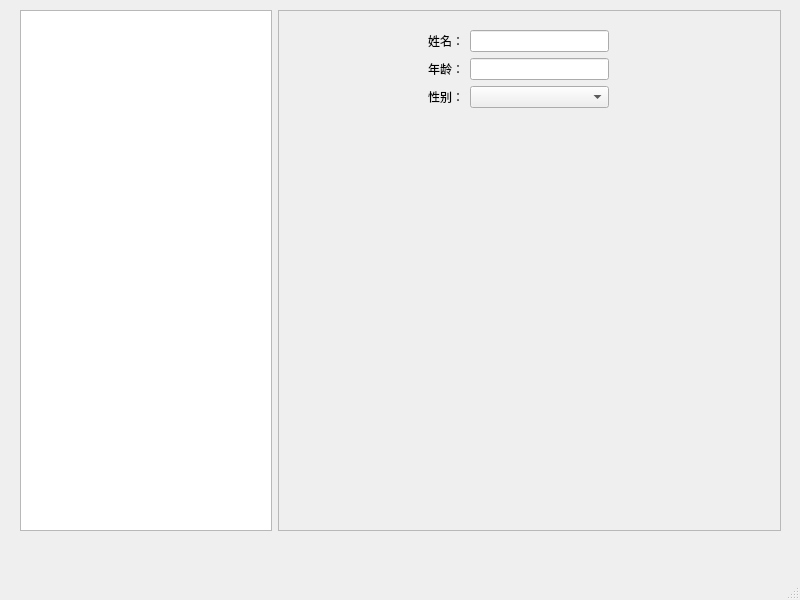
<?xml version="1.0" encoding="UTF-8"?>
<ui version="4.0">
 <class>MainWindow</class>
 <widget class="QMainWindow" name="MainWindow">
  <property name="geometry">
   <rect>
    <x>0</x>
    <y>0</y>
    <width>800</width>
    <height>600</height>
   </rect>
  </property>
  <property name="windowTitle">
   <string>MainWindow</string>
  </property>
  <widget class="QWidget" name="centralwidget">
   <widget class="QWidget" name="horizontalLayoutWidget">
    <property name="geometry">
     <rect>
      <x>20</x>
      <y>10</y>
      <width>761</width>
      <height>521</height>
     </rect>
    </property>
    <layout class="QHBoxLayout" name="horizontalLayout">
     <item>
      <widget class="QTreeView" name="treeView">
       <property name="sizePolicy">
        <sizepolicy hsizetype="Expanding" vsizetype="Expanding">
         <horstretch>1</horstretch>
         <verstretch>0</verstretch>
        </sizepolicy>
       </property>
      </widget>
     </item>
     <item>
      <widget class="QFrame" name="frame">
       <property name="sizePolicy">
        <sizepolicy hsizetype="Preferred" vsizetype="Preferred">
         <horstretch>2</horstretch>
         <verstretch>0</verstretch>
        </sizepolicy>
       </property>
       <property name="frameShape">
        <enum>QFrame::StyledPanel</enum>
       </property>
       <property name="frameShadow">
        <enum>QFrame::Raised</enum>
       </property>
       <widget class="QWidget" name="formLayoutWidget">
        <property name="geometry">
         <rect>
          <x>150</x>
          <y>20</y>
          <width>181</width>
          <height>231</height>
         </rect>
        </property>
        <layout class="QFormLayout" name="formLayout">
         <item row="0" column="0">
          <widget class="QLabel" name="label">
           <property name="text">
            <string>姓名：</string>
           </property>
          </widget>
         </item>
         <item row="0" column="1">
          <widget class="QLineEdit" name="lineEdit"/>
         </item>
         <item row="1" column="0">
          <widget class="QLabel" name="label_2">
           <property name="text">
            <string>年龄：</string>
           </property>
          </widget>
         </item>
         <item row="2" column="0">
          <widget class="QLabel" name="label_3">
           <property name="text">
            <string>性别：</string>
           </property>
          </widget>
         </item>
         <item row="1" column="1">
          <widget class="QLineEdit" name="lineEdit_2"/>
         </item>
         <item row="2" column="1">
          <widget class="QComboBox" name="comboBox"/>
         </item>
        </layout>
       </widget>
      </widget>
     </item>
    </layout>
   </widget>
  </widget>
  <widget class="QMenuBar" name="menubar">
   <property name="geometry">
    <rect>
     <x>0</x>
     <y>0</y>
     <width>800</width>
     <height>24</height>
    </rect>
   </property>
  </widget>
  <widget class="QStatusBar" name="statusbar"/>
 </widget>
 <resources/>
 <connections/>
</ui>
